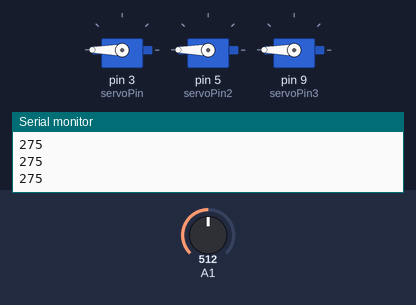
This sketch was run on a simulated Arduino Uno, built with avr-gcc and run on an emulated ATmega328P. Parts: 3 × servo, the last lines printed to the serial monitor. The inputs (shaded band) are chosen by the test bench; at power-on: A1 = 512.

Above: at 1.2 s.
1.3 s: A1 set to 710
At 1.7 s:
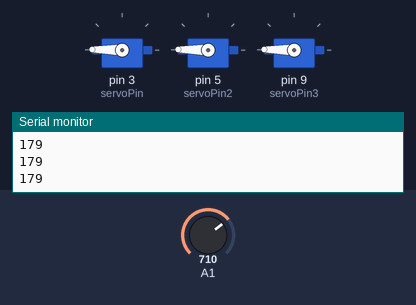
2.8 s: A1 set to 122
At 4.0 s:
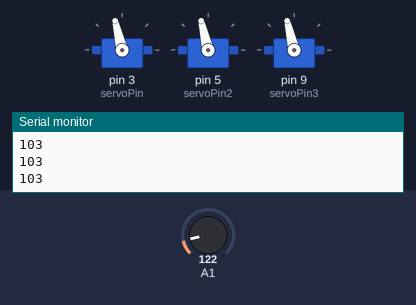
4.3 s: A1 set to 0
At 5.1 s:
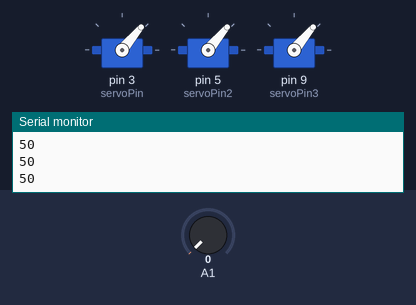
5.8 s: A1 set to 306
At 6.4 s:
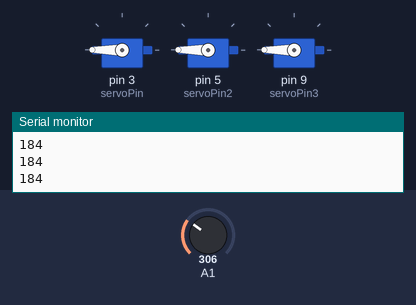
7.3 s: A1 set to 716
At 8.6 s:
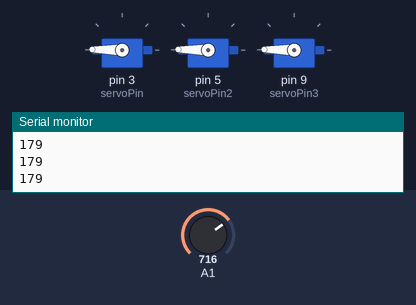
Timing chart, 0 to 9.8 s (numbered marks = the images above; inputs shaded):
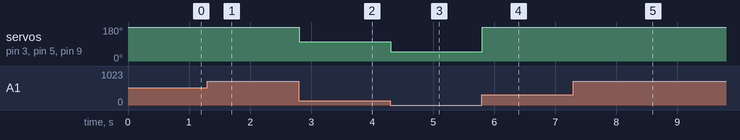

The sketch:

servomotor_dec10.ino
```cpp
#include <Servo.h>      // include the servo library

Servo servoMotor;       // creates an instance of the servo object to control a servo
int servoPin = 3;       // SMALL - smart average of rooms

Servo servoMotor2;
int servoPin2 = 5; // MEDIUM - system

Servo servoMotor3;
int servoPin3 = 9; // LARGE - outdoor


void setup() {
  Serial.begin(9600);       // initialize serial communications
  servoMotor.attach(servoPin);  // attaches the servo to the servo object
  servoMotor2.attach(servoPin2);
  servoMotor3.attach(servoPin3);
}

void loop()
{
  int analogValue = analogRead(A1); // read the analog input
  // Serial.println(analogValue);      // print it

  // if your sensor's range is less than 0 to 1023, you'll need to
  // modify the map() function to use the values you discovered:
  int servoAngle = map(analogValue, 0, 500, 50, 270);
  if(analogValue>700) servoAngle = 179;

  Serial.println(servoAngle);

  //int servoAngle = 50;

  // move the servo using the angle from the sensor:
  servoMotor.write(servoAngle);
  servoMotor2.write(servoAngle);
  servoMotor3.write(servoAngle);
//for (int i = 0; i<180; i++){
//  servoMotor.write(5*i);
//  servoMotor2.write(10*i);
//  if (i = 180){
//  i=0;
//  }
//}
 servoMotor3.write(servoAngle);
}
```

Measured:
- after the input at 1.3 s, servo on pin 3 (servoPin), servo on pin 5 (servoPin2), servo on pin 9 (servoPin3): 180° → 179° at once
- after the input at 2.8 s, servo on pin 3 (servoPin), servo on pin 5 (servoPin2), servo on pin 9 (servoPin3): 179° → 103° at once
- after the input at 4.3 s, servo on pin 3 (servoPin), servo on pin 5 (servoPin2), servo on pin 9 (servoPin3): 103° → 50° at once
- after the input at 5.8 s, servo on pin 3 (servoPin), servo on pin 5 (servoPin2), servo on pin 9 (servoPin3): 50° → 180° at once
- after the input at 7.3 s, servo on pin 3 (servoPin), servo on pin 5 (servoPin2), servo on pin 9 (servoPin3): 180° → 179° at once
